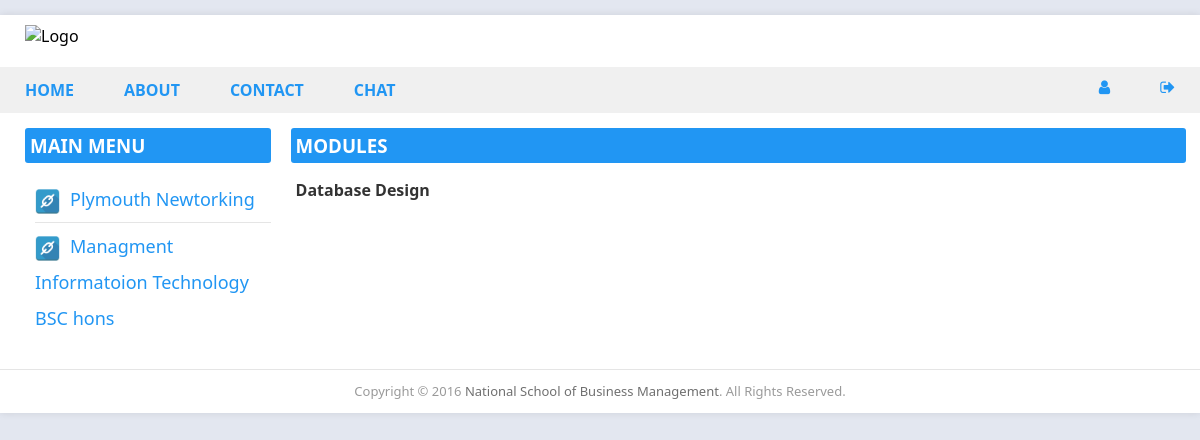
Page /module.php?id=7 (signed in) on the committed database.
### tables this page shows
CREATE TABLE `course` (
  `id` int(11) NOT NULL,
  `faculty_id` int(11) NOT NULL,
  `name` varchar(250) NOT NULL,
  `date` datetime NOT NULL DEFAULT CURRENT_TIMESTAMP
);

CREATE TABLE `module` (
  `id` int(11) NOT NULL,
  `module_code` varchar(50) NOT NULL,
  `course_id` int(11) NOT NULL,
  `batch_id` int(11) NOT NULL,
  `name` varchar(200) NOT NULL,
  `publish` int(11) NOT NULL DEFAULT '1',
  `public` int(11) NOT NULL,
  `date` datetime NOT NULL DEFAULT CURRENT_TIMESTAMP
);

### classes/Config.php (called while the page is built)
<?php
class Config {
  public static function get($path = null) {
    if ($path) {
      $config = $GLOBALS['config'];
      $path = explode('/', $path);
      foreach ($path as $value) {
        if(isset($config[$value])){
          $config = $config[$value];
        }
      }
      return $config;
    }
  }
}

### classes/DB.php (called while the page is built, shortened)
<?php
class DB
{
  private static $_instance = null;
  private $_pdo,
          $_query,
          $_error = false,
          $_results,
          $_resultslimit,
          $_count = 0;
  function __construct()
  {
    try {
      $this->_pdo = new PDO('mysql:host=' . Config::get('mysql/host') . ';dbname=' . Config::get('mysql/db'), Config::get('mysql/username'), Config::get('mysql/password'));
    } catch (PDOException $e) {
      die($e->getMessage());
    }
  }
  public static function getInstance() {
    if (!isset(self::$_instance)) {
      self::$_instance = new self();
    }
    return self::$_instance;
  }
  public function query($sql, $params = array()) {
    $this->_error = false;
    if ($this->_query = $this->_pdo->prepare($sql)) {
      $i = 1;
      if (count($params)) {
        foreach ($params as $param) {
          $this->_query->bindValue($i, $param);
          $i++;
        }
      }
      if($this->_query->execute()) {
          $this->_results = $this->_query->fetchAll(PDO::FETCH_OBJ);
          $this->_count = $this->_query->rowCount();
      }else {
        $this->_error = true;
      }
    }
    return $this;
  }
  private function action($action, $table, $where = array()) {
    if (count($where) === 3) {
      $operators = array('=', '>', '<', '>=', '<=', 'like', 'in');
      $field  = $where[0];
      $operator = $where[1];
      $value = $where[2];
      if (in_array($operator, $operators)) {
        $sql = "{$action} FROM {$table} WHERE {$field} {$operator} ?";
        if (!$this->query($sql, array($value))->error()) {
          return $this;
        }
      }
    }
    return false;
  }
  public function get($table, $where=array()) {
    return $this->action('SELECT *', $table, $where);
  }
  public function error() {
    return $this->_error;
  }
  public function count() {
    return $this->_count;
  }
  public function results() {
    return $this->_results;
  }
  public function limitTo($rows) {
    $_resultslimits = array();
    if ($this->_count > $rows) {
      for ($i=0; $i < $rows; $i++) {
        $_resultslimits[$i] = $this->_results[$i];
      }
    }else {
      for ($i=0; $i < $this->_count; $i++) {
        $_resultslimits[$i] = $this->_results[$i];
      }
    }
    return $_resultslimits;
  }
}

### core/init.php (called while the page is built, shortened)
<?php
require_once 'includes/functions/func.php';
$db = DB::getInstance();

### includes/functions/func.php (called while the page is built)
<?php
function escape($string) {
  return htmlentities($string, ENT_QUOTES, 'UTF-8');
}

### module.php (the view, shortened to what this page needs)
<?php require_once 'student/header.php';
if (isset($_GET['id'])) {
	$id = (int) escape($_GET['id']);
} else {
	Redirect::to('index.php');
}
?>
<div class="row">
	<div class="column column-3">
		<?php require_once 'student/sidebar.php' ?>
	</div>
	<div class="column column-9 main">
	 <h3 class="group-title blue-b">Modules
	 </h3>
	 <section class="main">
	 	<?php
	 	$module = $db->get('module', ['batch_id', '=', $id])->results();
	 	foreach ($module as $m) :
	 	?>
	   <h4>
		<a href="content.php?id=<?php echo $m->id; ?>"><?php echo $m->name; ?></a>
	   </h4>
	<?php endforeach; ?>
	 </section>
	</div>
</div>
<?php require_once 'student/footer.php' ?>

### student/sidebar.php
<aside class="sidebar">
	<h3 class="group-title blue-b">Main Menu</h3>
	<ul class="main-menu">
		<?php
			$course = $db->query("SELECT  * FROM course")->limitTo(5);
			foreach ($course as $c) :
		?>
			<li><img src="<?php echo ROOT . 'assets/images/menu-icon.png'; ?>"><a href="category.php?id=<?php   ?>"><?php echo $c->name; ?></a></li>
		<?php endforeach; ?>
	</ul>
</aside>

### assets/css/style.css (style rules this page uses)
html, body { margin: 0; font-family: 'Noto Sans', sans-serif; }
body { background-color: #E3E7F0; }
a { text-decoration: none; }
h4 > a { color: #333; }
.main { margin-left: 5px; margin-right: 5px; }
.blue-b { background: #2196f3; color: white; }
.row, .column { box-sizing: border-box; }
.row:before, .row:after { content: " "; display: table; }
.row:after { clear: both; }
.column { position: relative; float: left; display: block; }
.column-3 { width: 23.8%; }
.column-9 { width: 74.6%; }
.row { margin-bottom: 10px; }
section { margin-bottom: 25px; }
.sidebar { padding-left: 25px; }
.sidebar { padding-left: 25px; padding-right: 15px; }
.group-title { margin-bottom: -5px; margin-top: 0; padding: 5px; border-radius: 3px; text-transform: uppercase; }
.main .group-title { border: 0px; }
.main-menu { list-style: none !important; }
.sidebar ul.main-menu { padding-left: 10px; line-height: 2em; margin-left: 0px; font-size: 18px; }
.sidebar ul.main-menu li { border-bottom: 1px solid rgba(0,0,0,.1); padding: 5px 0px; }
.sidebar ul.main-menu li:last-child { border-bottom: none; }
.sidebar ul.main-menu li img { vertical-align: middle; margin-right: 10px; opacity: 0.8; height: 25px; width: 25px; }
.sidebar ul.main-menu li a { color: #2196f3; cursor: pointer; }

### rows in the picture
course: name "Plymouth Newtorking"
course: name "Managment Informatoion Technology BSC hons"
module: name "Database Design"
